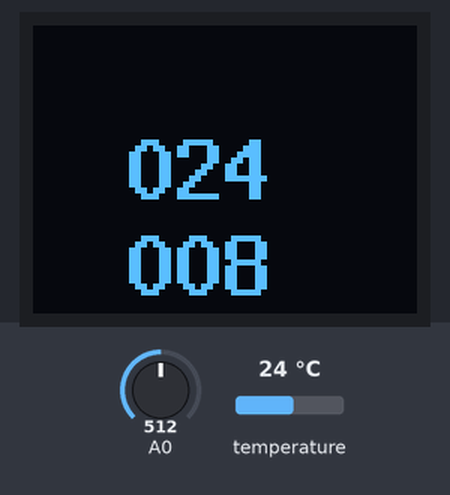
Recording of a sketch running on a simulated ESP8266 (NodeMCU). Parts: 64×48 one-colour display. The inputs (shaded band) are chosen by the test bench; at power-on: A0 = 512, temperature 24 °C. WiFi joins after 1.5 s; servers stay silent unless stated; what the sketch prints to the serial monitor is not drawn.

Above: at 2.4 s.
2.5 s: A0 set to 394
At 3.3 s:
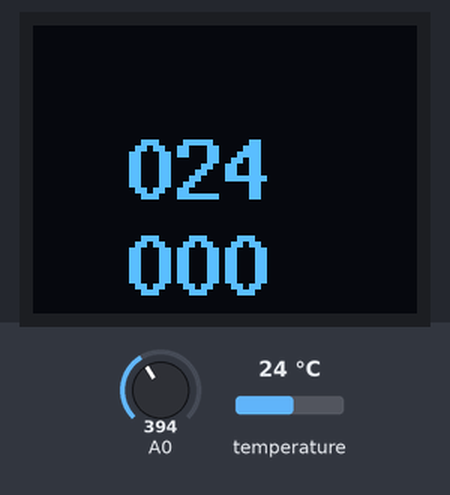
4.0 s: A0 set to 373
At 4.9 s:
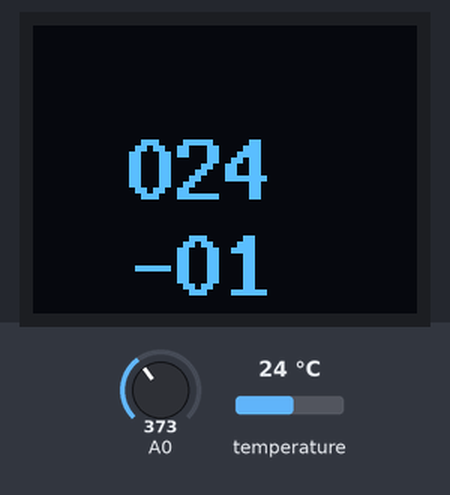
5.8 s: temperature set to 12 °C
At 6.4 s:
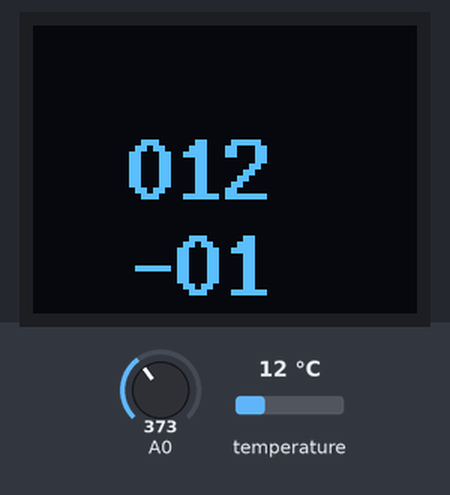
7.5 s: temperature set to 19 °C
At 8.1 s:
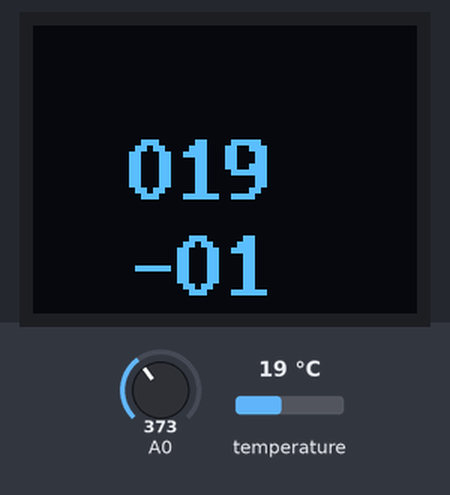
9.2 s: temperature set to 28 °C
At 10.7 s:
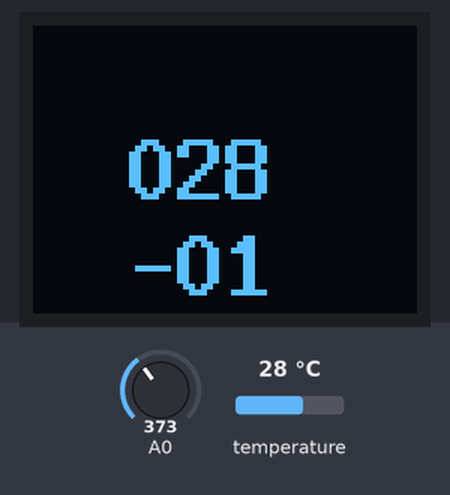
11.0 s: A0 set to 306
At 12.7 s:
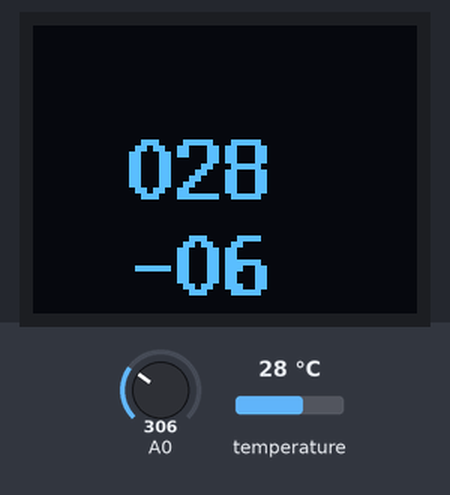
Timing chart, 0 to 13.7 s (numbered marks = the images above; inputs shaded):
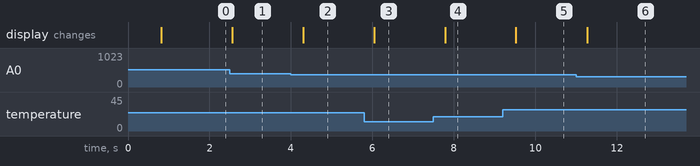

Measured:
- the behaviour switches between 386 and 385 on A0 (found by bisection; images 1 and 2)
- after the input at 2.5 s, the display: changes after 0.06 s (image 1)
- after the input at 4.0 s, the display: first changes after 0.30 s (image 2 shows a later state)
- after the input at 5.8 s, the display: first changes after 0.24 s (image 3 shows a later state)
- after the input at 7.5 s, the display: changes after 0.28 s (image 4)
- after the input at 9.2 s, the display: first changes after 0.32 s (image 5 shows a later state)
- after the input at 11.0 s, the display: changes after 0.27 s (image 6)

The sketch:

ivanapalas_server.ino
```cpp
#include <ESP8266WiFi.h>
#include <ESP8266WebServer.h>
#include <OneWire.h>
#include <DallasTemperature.h>
#include <U8x8lib.h>

char ssid[] = "test";
char pass[] = "1q2w3e4r";


const int SENSOR_PIN = 13;  // Arduino pin D7 connected to DS18B20 sensor's DQ pin

ESP8266WebServer server(80);
OneWire oneWire(SENSOR_PIN);             // setup a oneWire instance
DallasTemperature tempSensor(&oneWire);  // pass oneWire to DallasTemperature library
U8X8_SSD1306_64X48_ER_HW_I2C u8x8(/* reset=*/U8X8_PIN_NONE);

int tempCelsius;  // temperature in Celsius

char bffrTemp[4];
char bffrAlarm[4];

int alarma;

IPAddress local_IP(192, 168, 10, 190);
IPAddress gateway(192, 168, 10, 1);
IPAddress subnet(255, 255, 255, 0);

void setup() {
  Serial.begin(9600);
  WiFi.mode(WIFI_STA);
  WiFi.begin(ssid, pass);
  WiFi.config(local_IP, gateway, subnet);
  tempSensor.begin();  // initialize the sensor
  u8x8.begin();

  server.begin();
  server.on("/", handle_OnConnect);
  server.onNotFound(handle_NotFound);
}

void loop() {
  tempSensor.requestTemperatures();             // send the command to get temperatures
  tempCelsius = tempSensor.getTempCByIndex(0);  // read temperature in Celsius

  int alarmTemp = map(analogRead(0), 0, 1024, -25, 40);

  Serial.print("Temperature: ");
  Serial.print(tempCelsius);  // print the temperature in Celsius
  Serial.println(" °C");
  tempCelsius > alarmTemp ? alarma = 3 : alarma = 5;

  u8x8.setCursor(2, 2);
  u8x8.setFont(u8x8_font_8x13B_1x2_n);
  sprintf(bffrTemp, "%03d", tempCelsius);
  u8x8.printf(bffrTemp);

  u8x8.setCursor(2, 4);
  sprintf(bffrAlarm, "%03d", alarmTemp);
  u8x8.printf(bffrAlarm);

  server.handleClient();

  delay(100);
}
void handle_OnConnect() {
  server.send(200, "text/html", SendHTML(alarma));
}

void handle_NotFound() {
  server.send(404, "text/plain", "Not found");
}

String SendHTML(int a) {
  String ptr = "<!DOCTYPE html><html>";
  ptr += a;
  ptr += "</html>";
  return ptr;
}
```
